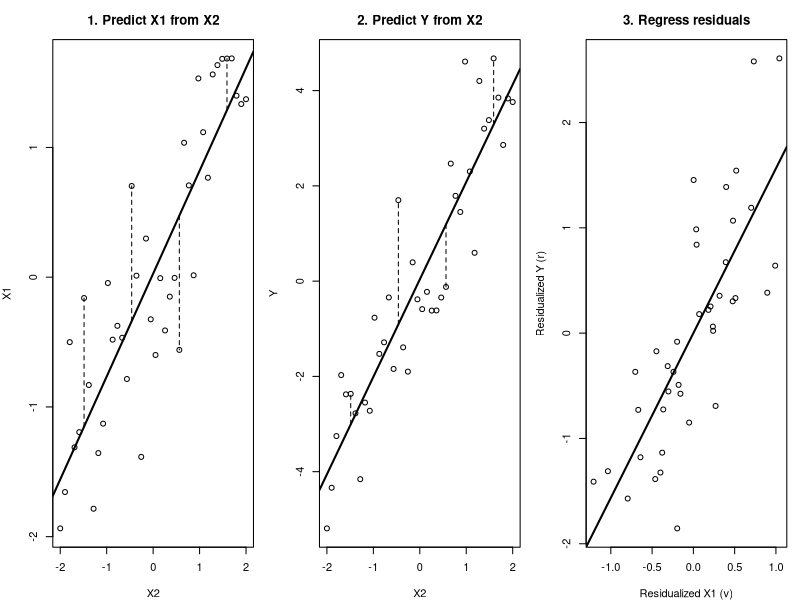
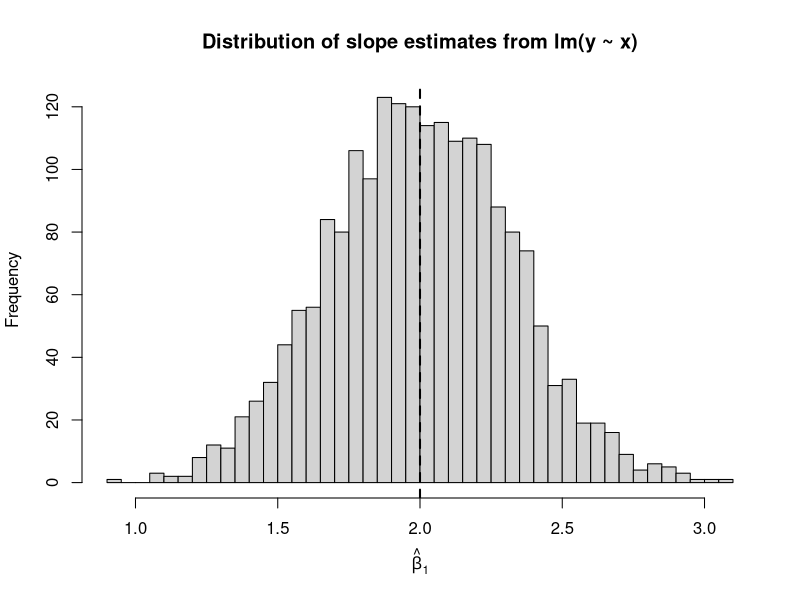
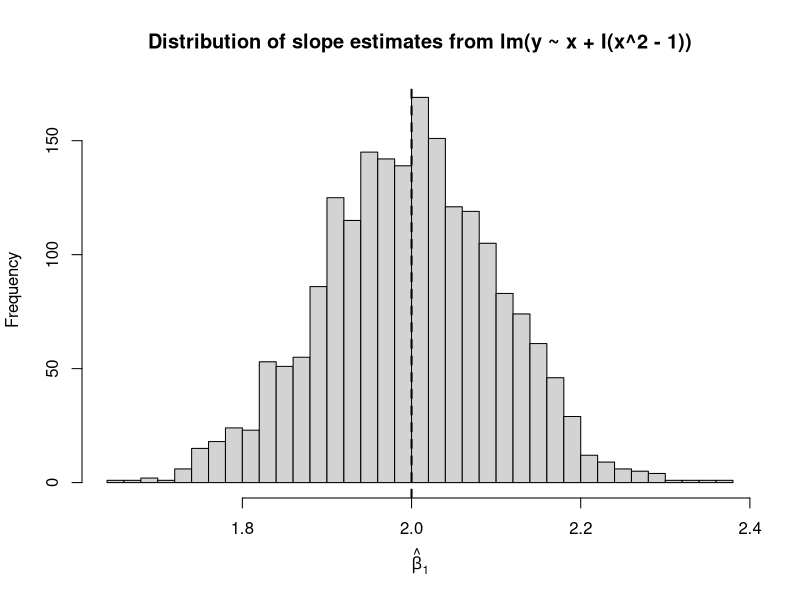
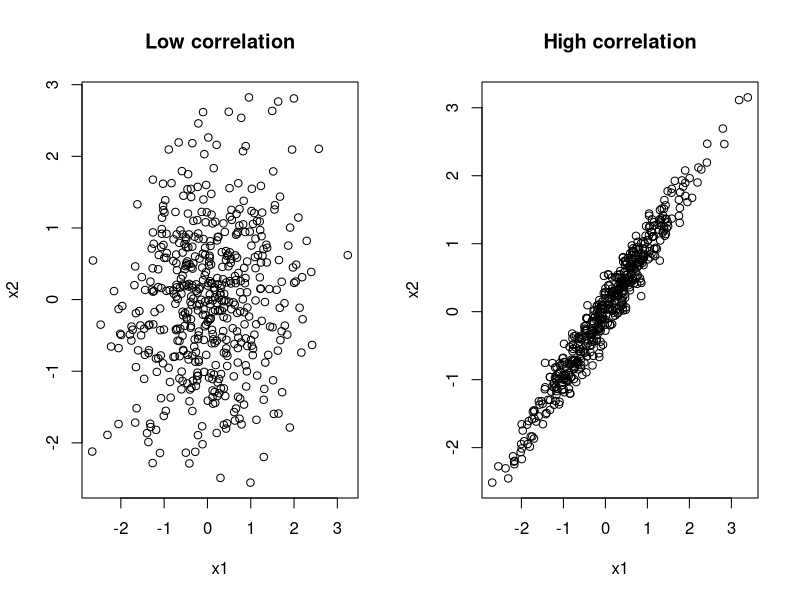
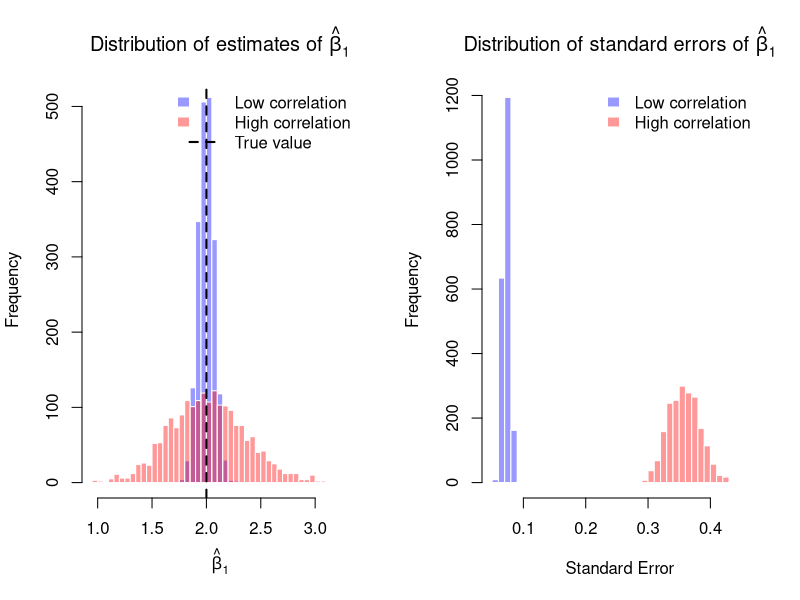
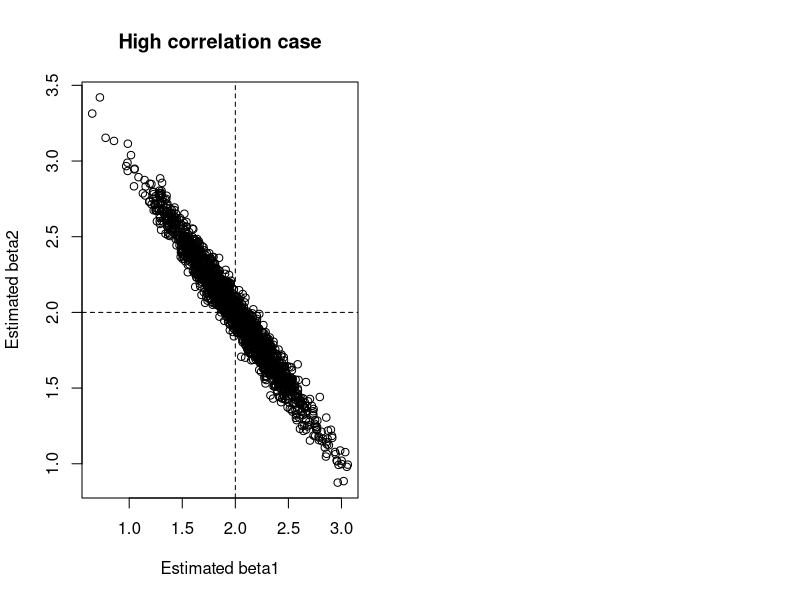

Reproduce these figures in R, in order.
## ---- chunk 1
#| echo: false
#| fig-width: 10
#| fig-height: 3.5
#| out-width: "100%"

set.seed(123)

n_fwl <- 40
x2_fwl <- seq(-2, 2, length.out = n_fwl)
x1_fwl <- 0.8 * x2_fwl + rnorm(n_fwl, sd = 0.6)
y_fwl  <- 1.5 * x1_fwl + 0.9 * x2_fwl + rnorm(n_fwl, sd = 0.7)

fit_x1_on_x2 <- lm(x1_fwl ~ x2_fwl)
fit_y_on_x2  <- lm(y_fwl ~ x2_fwl)

v_fwl <- resid(fit_x1_on_x2)
r_fwl <- resid(fit_y_on_x2)

show_i <- c(6, 16, 26, 36)

op <- par(mfrow = c(1, 3), mar = c(4, 4, 3, 1))

plot(x2_fwl, x1_fwl,
     xlab = "X2",
     ylab = "X1",
     main = "1. Predict X1 from X2")
abline(fit_x1_on_x2, lwd = 2)
segments(x2_fwl[show_i],
         fitted(fit_x1_on_x2)[show_i],
         x2_fwl[show_i],
         x1_fwl[show_i],
         lty = 2)

plot(x2_fwl, y_fwl,
     xlab = "X2",
     ylab = "Y",
     main = "2. Predict Y from X2")
abline(fit_y_on_x2, lwd = 2)
segments(x2_fwl[show_i],
         fitted(fit_y_on_x2)[show_i],
         x2_fwl[show_i],
         y_fwl[show_i],
         lty = 2)

plot(v_fwl, r_fwl,
     xlab = "Residualized X1 (v)",
     ylab = "Residualized Y (r)",
     main = "3. Regress residuals")
abline(lm(r_fwl ~ v_fwl), lwd = 2)

par(op)
## ---- chunk 2
set.seed(123)

n <- 500

# 説明変数を生成
x1 <- rnorm(n, mean = 0, sd = 1)
x2 <- 0.5 * x1 + rnorm(n, mean = 0, sd = 1)

# 誤差項
u <- rnorm(n, mean = 0, sd = 1)

# 真のパラメータ
beta0 <- 1
beta1 <- 2
beta2 <- -1

# 被説明変数
y <- beta0 + beta1 * x1 + beta2 * x2 + u

# データフレームにまとめる
df <- data.frame(y = y, x1 = x1, x2 = x2)

head(df)
## ---- chunk 3
fit <- lm(y ~ x1 + x2, data = df)
summary(fit)
## ---- chunk 4
true_values <- c("(Intercept)" = beta0, "x1" = beta1, "x2" = beta2)
estimated_values <- coef(fit)

comparison <- data.frame(
  term = names(estimated_values),
  true_value = true_values[names(estimated_values)],
  estimate = as.numeric(estimated_values)
)

comparison
## ---- chunk 5
fit_short <- lm(y ~ x1, data = df)
summary(fit_short)
## ---- chunk 6
set.seed(123)

R <- 2000
n <- 1000

beta0 <- 1
beta1 <- 2
beta2 <- 3

b1_hat_simple <- numeric(R)
b1_hat_quad   <- numeric(R)

for (r in 1:R) {
  x <- rnorm(n)
  v <- rnorm(n, sd = 1)
  u <- rnorm(n, sd = 1)

  z <- (x^2 - 1) + v
  y <- beta0 + beta1 * x + beta2 * z + u

  fit1 <- lm(y ~ x)
  fit2 <- lm(y ~ x + I(x^2 - 1))

  b1_hat_simple[r] <- coef(fit1)["x"]
  b1_hat_quad[r]   <- coef(fit2)["x"]
}

mean(b1_hat_simple)
mean(b1_hat_quad)
sd(b1_hat_simple)
sd(b1_hat_quad)

hist(b1_hat_simple, breaks = 40,
     main = "Distribution of slope estimates from lm(y ~ x)",
     xlab = expression(hat(beta)[1]))
abline(v = beta1, lwd = 2, lty = 2)

hist(b1_hat_quad, breaks = 40,
     main = "Distribution of slope estimates from lm(y ~ x + I(x^2 - 1))",
     xlab = expression(hat(beta)[1]))
abline(v = beta1, lwd = 2, lty = 2)
## ---- chunk 7
set.seed(123)

n <- 500

x1 <- rnorm(n)
x2 <- 0.2 * x1 + sqrt(1 - 0.2^2) * rnorm(n)
u  <- rnorm(n)

y <- 1 + 2 * x1 + 2 * x2 + u

fit <- lm(y ~ x1 + x2)
summary(fit)

cor(x1, x2)
## ---- chunk 8
set.seed(123)

n <- 500

x1 <- rnorm(n)
x2 <- 0.98 * x1 + sqrt(1 - 0.98^2) * rnorm(n)
u  <- rnorm(n)

y <- 1 + 2 * x1 + 2 * x2 + u

fit <- lm(y ~ x1 + x2)
summary(fit)

cor(x1, x2)
## ---- chunk 9
set.seed(123)

n <- 500

x1_low  <- rnorm(n)
x2_low  <- 0.2 * x1_low + sqrt(1 - 0.2^2) * rnorm(n)

x1_high <- rnorm(n)
x2_high <- 0.98 * x1_high + sqrt(1 - 0.98^2) * rnorm(n)

par(mfrow = c(1, 2))

plot(x1_low, x2_low,
     main = "Low correlation",
     xlab = "x1", ylab = "x2")

plot(x1_high, x2_high,
     main = "High correlation",
     xlab = "x1", ylab = "x2")
## ---- chunk 10
simulate_b1 <- function(R, n, rho) {
  b1hat <- numeric(R)
  se1   <- numeric(R)

  for (r in 1:R) {
    x1 <- rnorm(n)
    x2 <- rho * x1 + sqrt(1 - rho^2) * rnorm(n)
    u  <- rnorm(n)

    y <- 1 + 2 * x1 + 2 * x2 + u
    fit <- lm(y ~ x1 + x2)
    summ <- summary(fit)$coefficients

    b1hat[r] <- summ["x1", "Estimate"]
    se1[r]   <- summ["x1", "Std. Error"]
  }

  data.frame(b1hat = b1hat, se1 = se1)
}

set.seed(123)

res_low  <- simulate_b1(R = 2000, n = 200, rho = 0.2)
res_high <- simulate_b1(R = 2000, n = 200, rho = 0.98)

mean(res_low$b1hat)
mean(res_high$b1hat)

mean(res_low$se1)
mean(res_high$se1)
## ---- chunk 11
# 共通のbreaksを作る
all_b1 <- c(res_low$b1hat, res_high$b1hat)
breaks_b1 <- pretty(range(all_b1), n = 40)

h_low  <- hist(res_low$b1hat,  breaks = breaks_b1, plot = FALSE)
h_high <- hist(res_high$b1hat, breaks = breaks_b1, plot = FALSE)

# 先に low correlation を描く
plot(h_low,
     col = rgb(0, 0, 1, 0.4),
     border = "white",
     main = expression("Distribution of estimates of " * hat(beta)[1]),
     xlab = expression(hat(beta)[1]),
     xlim = range(breaks_b1),
     ylim = c(0, max(h_low$counts, h_high$counts)))

# 上から high correlation を重ねる
plot(h_high,
     col = rgb(1, 0, 0, 0.4),
     border = "white",
     add = TRUE)

# 真の値
abline(v = 2, lwd = 2, lty = 2)

legend("topright",
       legend = c("Low correlation", "High correlation", "True value"),
       fill = c(rgb(0, 0, 1, 0.4), rgb(1, 0, 0, 0.4), NA),
       border = c("white", "white", NA),
       lty = c(NA, NA, 2),
       lwd = c(NA, NA, 2),
       bty = "n")
## ---- chunk 12
# 共通のbreaksを作る
all_se <- c(res_low$se1, res_high$se1)
breaks_se <- pretty(range(all_se), n = 40)

h_low_se  <- hist(res_low$se1,  breaks = breaks_se, plot = FALSE)
h_high_se <- hist(res_high$se1, breaks = breaks_se, plot = FALSE)

# 先に low correlation を描く
plot(h_low_se,
     col = rgb(0, 0, 1, 0.4),
     border = "white",
     main = expression("Distribution of standard errors of " * hat(beta)[1]),
     xlab = "Standard Error",
     xlim = range(breaks_se),
     ylim = c(0, max(h_low_se$counts, h_high_se$counts)))

# 上から high correlation を重ねる
plot(h_high_se,
     col = rgb(1, 0, 0, 0.4),
     border = "white",
     add = TRUE)

legend("topright",
       legend = c("Low correlation", "High correlation"),
       fill = c(rgb(0, 0, 1, 0.4), rgb(1, 0, 0, 0.4)),
       border = "white",
       bty = "n")
## ---- chunk 13
simulate_both <- function(R, n, rho) {
  b1hat <- numeric(R)
  b2hat <- numeric(R)

  for (r in 1:R) {
    x1 <- rnorm(n)
    x2 <- rho * x1 + sqrt(1 - rho^2) * rnorm(n)
    u  <- rnorm(n)

    y <- 1 + 2 * x1 + 2 * x2 + u
    fit <- lm(y ~ x1 + x2)

    b1hat[r] <- coef(fit)["x1"]
    b2hat[r] <- coef(fit)["x2"]
  }

  data.frame(b1hat = b1hat, b2hat = b2hat)
}

set.seed(123)
res_both <- simulate_both(R = 2000, n = 200, rho = 0.98)

plot(res_both$b1hat, res_both$b2hat,
     xlab = "Estimated beta1",
     ylab = "Estimated beta2",
     main = "High correlation case")
abline(v = 2, lty = 2)
abline(h = 2, lty = 2)
